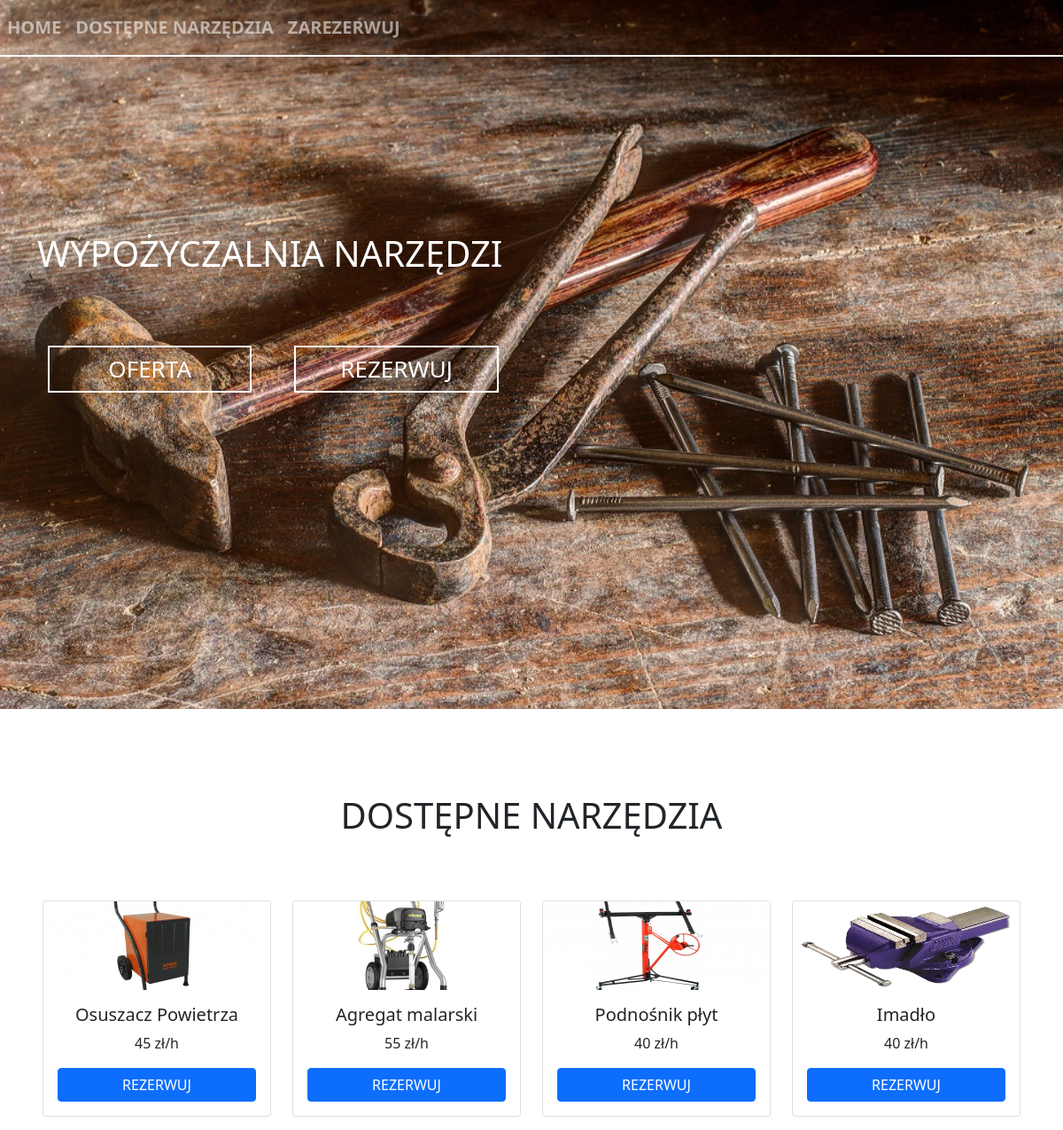
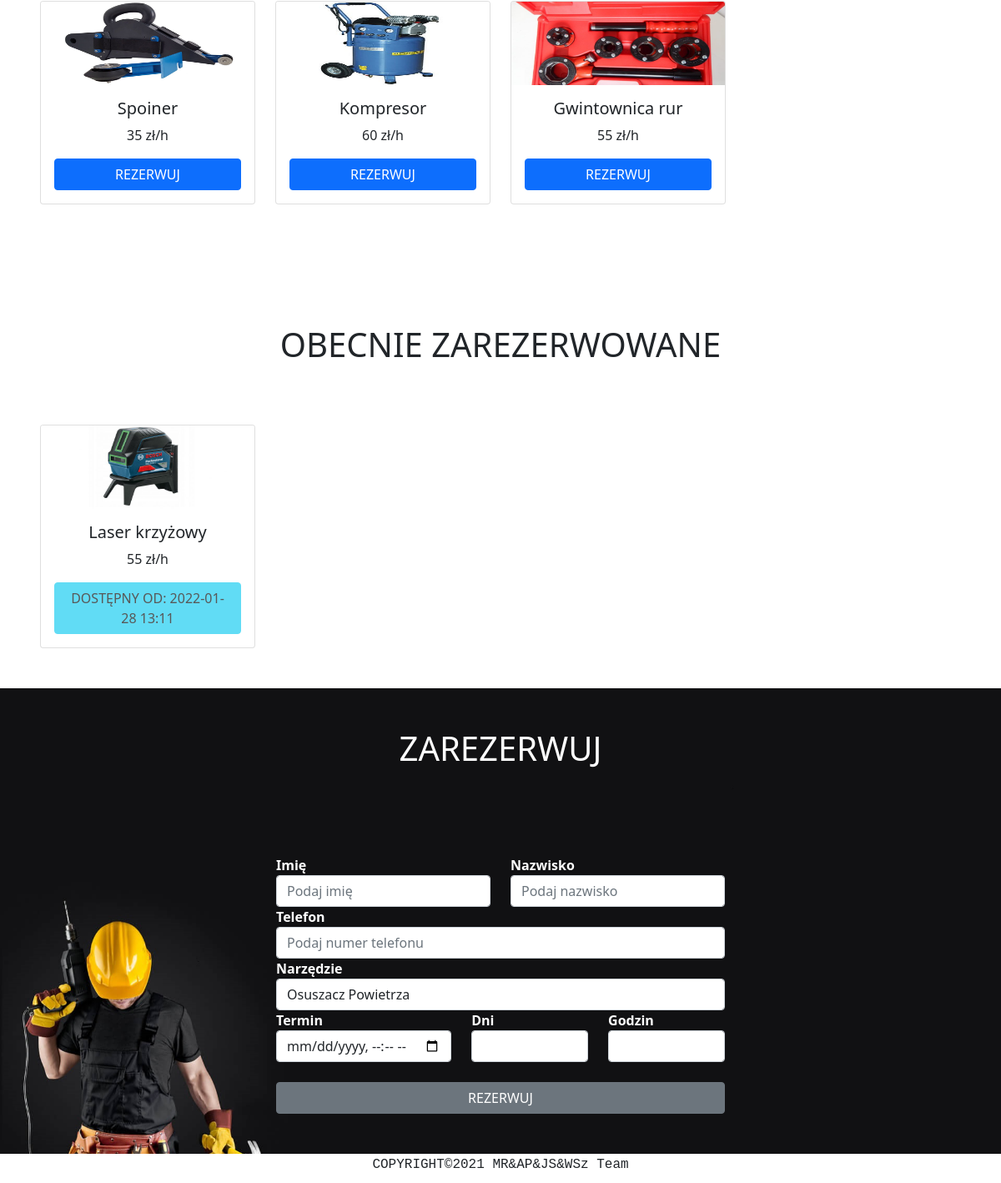
The app's page /rental/index.php with its own data (2 pictures, top to bottom).
### tables this page shows
CREATE TABLE `tools` (
  `id` int(11) NOT NULL,
  `name` varchar(200) NOT NULL,
  `price` float NOT NULL,
  `photo_url` varchar(250) NOT NULL,
  `available` tinyint(1) NOT NULL
);

CREATE TABLE `reservations` (
  `id` int(11) NOT NULL,
  `client_id` int(11) NOT NULL,
  `tool_id` int(11) NOT NULL,
  `from_date` datetime NOT NULL,
  `to_date` datetime NOT NULL,
  `cost` float NOT NULL
);

### rental/functions.php (called while the page is built, shortened)
<?php
    require('admin/sql_connect.php');
   function get_tools($type){
        global $mysqli;
        switch($type){
            case 'available':
                $sql = "SELECT id,name,price,photo_url FROM tools WHERE available = 1";
                break;
            case 'unavailable':
                $sql = "SELECT tools.id, tools.name, tools.price, tools.photo_url, reservations.to_date FROM tools INNER JOIN reservations ON tools.id = reservations.tool_id WHERE tools.available = 0";
                break;
            case 'select':
                $sql = "SELECT id,name FROM tools WHERE available = 1";
                break;
        }
        if($type == "available") {
            $sql = "SELECT id,name,price,photo_url FROM tools WHERE available = 1";
        } elseif($type == "unavailable") {
            $sql = "SELECT tools.id, tools.name, tools.photo_url, tools.price, reservations.to_date FROM tools INNER JOIN reservations ON tools.id = reservations.tool_id WHERE tools.available = 0";
        } elseif($type == "select") {
            $sql = "SELECT id,name FROM tools WHERE available =1";
        }
        $result = $mysqli -> query($sql);
        $rows = $result -> fetch_all(MYSQLI_ASSOC);
        return $rows;
   }
?>

### rental/index.php (the view, shortened to what this page needs)
<?php
require('functions.php');
?>
<!doctype html>
<html lang="pl">
<head>
  <link href="https://cdn.jsdelivr.net/npm/bootstrap@5.1.3/dist/css/bootstrap.min.css" rel="stylesheet"
>
  <link rel="stylesheet" href="css/style.css">
</head>
<body>
  <header>
    <nav class="navbar navbar-expand-lg navbar-dark pl-8">
      <div class="collapse navbar-collapse" id="navbarNav">
        <ul class="navbar-nav">
          <li class="nav-item pr-3">
            <a class="nav-link" href="">HOME</a>
          </li>
          <li class="nav-item pr-3">
            <a class="nav-link" onclick="smoothScroll('#available')">DOSTĘPNE NARZĘDZIA</a>
          </li>
          <li class="nav-item">
            <a class="nav-link" onclick="smoothScroll('#reservation')">ZAREZERWUJ</a>
          </li>
        </ul>
      </div>
    </nav>
    <div class="container h-75 d-flex align-items-center">
      <div class="row">
        <div class="col-12">
          <h1 class="text-white font-weight-bold">WYPOŻYCZALNIA NARZĘDZI</h1>
        </div>
        <div class="col-12">
          <div class="row mt-5 d-flex">
            <button class="col-lg-3 col-md-6 col-sm-12 m-4 font-weight-bold" onclick="smoothScroll('#available')">OFERTA</button>
            <button class="col-lg-3 col-md-6 col-sm-12 m-4 font-weight-bold" onclick="smoothScroll('#reservation')">REZERWUJ</button>
          </div>
        </div>
      </div>
    </div>
  </header>
  <section id="available">
    <div class="container-fluid p-5">
      <div class="row">
        <div class="col-12">
          <h1 class="text-center p-5">DOSTĘPNE NARZĘDZIA</h1>
        </div>
      </div>
      <div class="row">
        <?php
          $rows = get_tools('available');
          foreach($rows as $r) {
            echo '<div class="col-lg-3 col-md-6 col-sm-12 mt-3">';
            echo '<div class="card">';
            echo '<img src="assets/'.$r['photo_url'].'" class="card-img-top" alt="tool">';
            echo '<div class="card-body">';
            echo '<h5 class="card-title text-center">'.$r['name'].'</h5>';
            echo '<p class="text-center font-weight-bold">'.$r['price'].' zł/h</p>';
            echo '<button class="btn btn-primary col-12" onclick="reserve('.$r['id'].')">REZERWUJ</button>';
            echo '</div>';
            echo '</div>';
            echo '</div>';
          }
        ?>
      </div>
    </div>
  </section>
  <section id="unavailable">
    <div class="container-fluid p-5">
      <div class="row">
        <div class="col-12">
          <h1 class="text-center p-5">OBECNIE ZAREZERWOWANE</h1>
        </div>
      </div>
      <div class="row">
        <?php
          $rows = get_tools('unavailable');
          foreach($rows as $r) {
            echo '<div class="col-lg-3 col-md-6 col-sm-12 mt-3">';
            echo '<div class="card">';
            echo '<img src="assets/'.$r['photo_url'].'" class="card-img-top" alt="tool">';
            echo '<div class="card-body">';
            echo '<h5 class="card-title text-center">'.$r['name'].'</h5>';
            echo '<p class="text-center font-weight-bold">'.$r['price'].' zł/h</p>';
            echo '<button class="btn btn-info col-12" disabled>DOSTĘPNY OD: '.substr($r['to_date'],0,-3).'</button>';
            echo '</div>';
            echo '</div>';
            echo '</div>';
          }
        ?>
      </div>
    </div>
  </section>
  <section id="reservation">
    <div class="container-fluid">
      <h1 class="text-white text-center p-5 font-weight-bold">ZAREZERWUJ</h1>
      <div class="row">
        <div class="col-12 d-flex justify-content-center p-5 text-white">
          <form action="reserve.php" method="POST">
            <div class="row">
              <div class="col-sm-6">
                <div class="form-group">
                  <label for="name">Imię</label>
                  <input type="text" class="form-control" name="name" id="name" placeholder="Podaj imię" required>
                </div>
              </div>
              <div class="col-sm-6">
                <div class="form-group">
                  <label for="surname">Nazwisko</label>
                  <input type="text" class="form-control" name="surname" id="surname" placeholder="Podaj nazwisko"
                    required>
                </div>
              </div>
            </div>
            <div class="form-group">
              <label for="phone">Telefon</label>
              <input type="tel" class="form-control" placeholder="Podaj numer telefonu" required>
            </div>
            <div class="form-group">
              <label for="tool">Narzędzie</label>
              <select name="tool" class="form-control" id="tool">
              <?php
                  $rows = get_tools("select");
                  foreach($rows as $r) {
                    echo '<option value="'.$r['id'].'">'.$r['name'].'</option>';
                  }
                ?>
              </select>
            </div>
            <div class="row">
              <div class="col-sm-5">
                <div class="form-group">
                  <label for="date">Termin</label>
                  <input type="datetime-local" class="form-control" name="date" id="date" required>
                </div>
              </div>
              <div class="col-sm-7">
                <div class="row">
                  <div class="col-sm-6">
                    <div class="form-group">
                      <label for="days">Dni</label>
                      <input type="number" class="form-control" name="days" id="days" min="0" max="13">
                    </div>
                  </div>
                  <div class="col-sm-6">
                    <div class="form-group">
                      <label for="hours">Godzin</label>
                      <input type="number" class="form-control" name="hours" id="days" min="0" max="23">
                    </div>
                  </div>
                </div>
              </div>
            </div>
            <div class="col-12 mt-4">
                <input type="submit" value="REZERWUJ" class="btn btn-secondary col-12">
            </div>
          </form>
        </div>
      </div>
    </div>
  </section>
  <footer>
    <div class="col-12">
      <h6 class="text-center font-weight-bold p-1">COPYRIGHT©2021 MR&AP&JS&WSz Team</h6>
    </div>
  </footer>
</body>
</html>

### rental/css/style.css (style rules this page uses)
header { height: 100vh; background-image: url('../assets/narzędzia4.jpg'); background-position: center; background-size: cover; }
nav { background: transparent; border-bottom: 2px solid white; font-size: 20px; font-weight: bold; }
header button { background: transparent; border: 2px solid white; color:white; padding: 5px; font-size: 26px; }
.card img { height: 100px; }
#reservation { background-image:url('../assets/habu-tlo.jpg'); background-repeat: no-repeat; background-size: cover; background-position: center; }
#reservation label { font-weight: bold; }
footer { font-family: monospace; font-size: 18px; }
nav li { cursor: pointer; }

### records on screen
tools: photo_url (picture), name "Osuszacz Powietrza", price "45"
tools: photo_url (picture), name "Agregat malarski", price "55"
tools: photo_url (picture), name "Podnośnik płyt", price "40"
tools: photo_url (picture), name "Imadło", price "40"
tools: photo_url (picture), name "Spoiner", price "35"
tools: photo_url (picture), name "Kompresor", price "60"
tools: photo_url (picture), name "Gwintownica rur", price "55"
reservations: tool.photo_url (picture), tool.name "Laser krzyżowy", tool.price "55", to_date "2022-01-28 13:11"

### other values on screen
form field tool "Osuszacz Powietrza"
